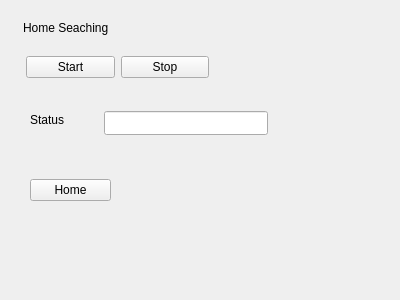
<?xml version="1.0" encoding="UTF-8"?>
<ui version="4.0">
 <class>FormTestHome</class>
 <widget class="QWidget" name="FormTestHome">
  <property name="geometry">
   <rect>
    <x>0</x>
    <y>0</y>
    <width>400</width>
    <height>300</height>
   </rect>
  </property>
  <property name="windowTitle">
   <string>Form</string>
  </property>
  <widget class="QLabel" name="label_2">
   <property name="geometry">
    <rect>
     <x>30</x>
     <y>100</y>
     <width>46</width>
     <height>40</height>
    </rect>
   </property>
   <property name="text">
    <string>Status</string>
   </property>
  </widget>
  <widget class="QLineEdit" name="txtHStatus">
   <property name="geometry">
    <rect>
     <x>104</x>
     <y>111</y>
     <width>164</width>
     <height>24</height>
    </rect>
   </property>
  </widget>
  <widget class="QWidget" name="horizontalLayoutWidget">
   <property name="geometry">
    <rect>
     <x>26</x>
     <y>45</y>
     <width>183</width>
     <height>44</height>
    </rect>
   </property>
   <layout class="QHBoxLayout" name="horizontalLayout">
    <item>
     <widget class="QPushButton" name="btnStatr">
      <property name="text">
       <string>Start</string>
      </property>
     </widget>
    </item>
    <item>
     <widget class="QPushButton" name="btnStop">
      <property name="text">
       <string>Stop</string>
      </property>
     </widget>
    </item>
   </layout>
  </widget>
  <widget class="QLabel" name="label">
   <property name="geometry">
    <rect>
     <x>23</x>
     <y>20</y>
     <width>181</width>
     <height>16</height>
    </rect>
   </property>
   <property name="text">
    <string>Home Seaching</string>
   </property>
  </widget>
  <widget class="QWidget" name="horizontalLayoutWidget_2">
   <property name="geometry">
    <rect>
     <x>30</x>
     <y>170</y>
     <width>81</width>
     <height>41</height>
    </rect>
   </property>
   <layout class="QHBoxLayout" name="horizontalLayout_2">
    <item>
     <widget class="QPushButton" name="btnHome">
      <property name="text">
       <string>Home</string>
      </property>
     </widget>
    </item>
   </layout>
  </widget>
 </widget>
 <resources/>
 <connections/>
</ui>
